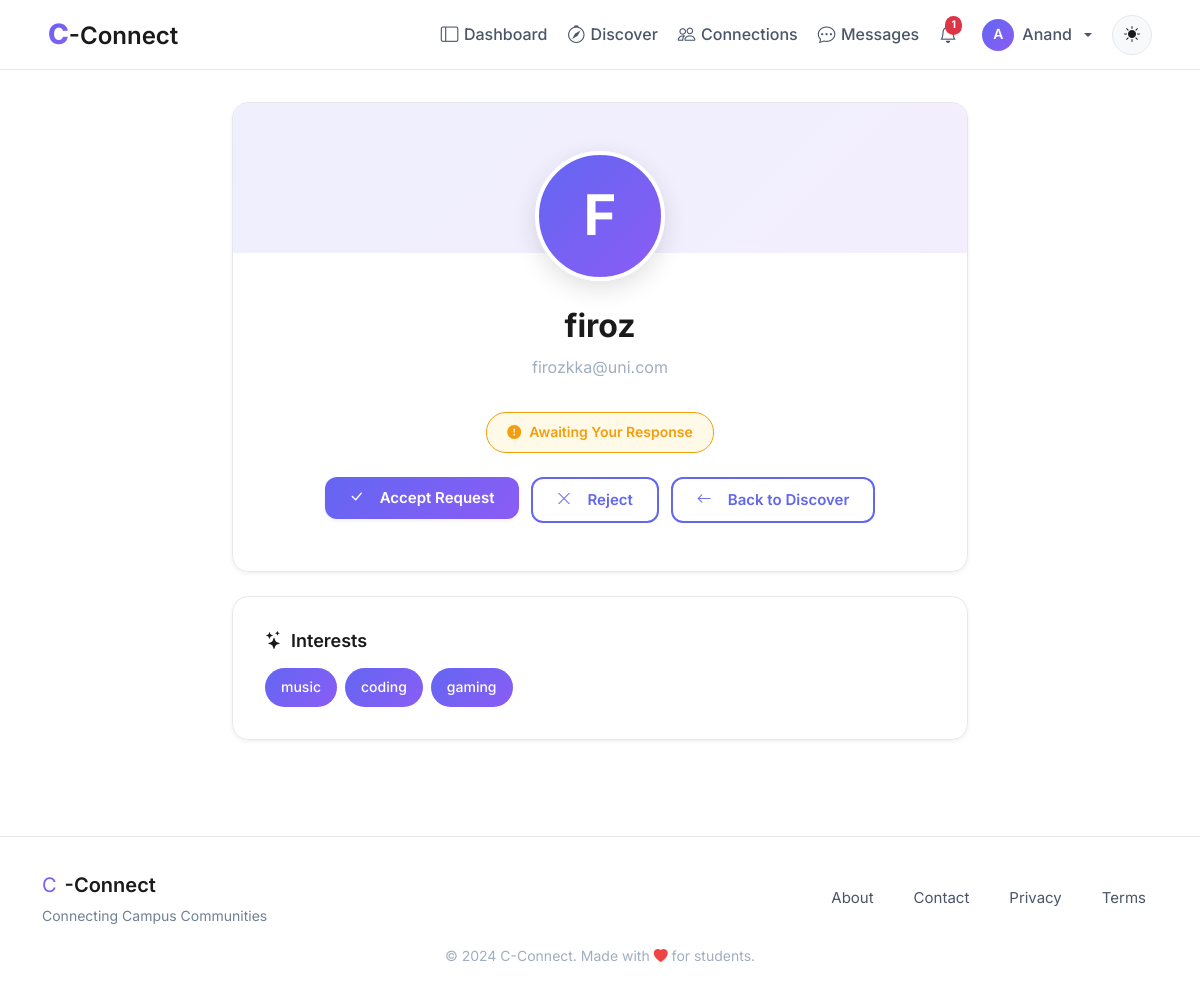
The page /user/20 (signed in) on the database its author committed.
### models.py (models this page shows, shortened)
class User(UserMixin, db.Model):
    id = db.Column(db.Integer, primary_key=True, autoincrement=True)  # Unique identifier
    username = db.Column(db.String(100), nullable=False)  # Name of the user (later can add this unique if needed)
    email = db.Column(db.String(120), nullable=False, unique=True)  # Email of the user
    password = db.Column(db.String(200), nullable=False)  # Passwords not hashed yet (done in setup_db.py)
    created_at = db.Column(db.DateTime, default=db.func.now())  # Timestamp of account creation
    last_login = db.Column(db.DateTime, nullable=True)  # Timestamp of last login
    pass

### blueprints/main/routes.py (the view)
@main.route("/user/<int:user_id>")
@login_required
def view_user_profile(user_id):
    if user_id <= 0 or user_id == current_user.id:
        return redirect(url_for("auth.profile"))
    user = User.query.get_or_404(user_id)
    profile = user.profile
    conn = Connection.query.filter(
        ((Connection.user_id == current_user.id) & (Connection.target_user_id == user_id)) |
        ((Connection.user_id == user_id) & (Connection.target_user_id == current_user.id))
    ).first()
    if current_user.id != user.id:
        try:
            last_visit = (
                ProfileVisit.query
                .filter_by(viewer_id=current_user.id, viewed_id=user.id)
                .order_by(ProfileVisit.timestamp.desc())
                .first()
            )
            if not last_visit or (datetime.now(timezone.utc) - last_visit.timestamp).total_seconds() > 1800: #30 minutes
                v = ProfileVisit(viewer_id=current_user.id, viewed_id=user.id)
                db.session.add(v)
                db.session.commit()
        except:
            db.session.rollback()
    return render_template(
        "main/user_profile.html",
        user=user,
        profile=profile,
        conn=conn
    )

### blueprints/main/templates/main/user_profile.html (shortened to what this page needs)
{% extends "base.html" %}
{% block body %}
<div class="profile-container">
    <div class="container">
        <div class="row justify-content-center">
            <div class="col-lg-8">
                <div class="profile-header-card glass-card animate-on-scroll">
                        <div class="profile-avatar user-avatar profile-avatar-large">
    <span class="avatar-fallback" style="display: none;">
        {{ user.username[0].upper() }}
    </span>
    </div>
                    <h1 class="profile-name">{{ user.username }}</h1>
                    <p class="profile-email">{{ user.email }}</p>
                    {% if conn %}
                        {% if conn.status == 'accepted' %}
                            <div class="connection-status status-connected">
                                <i class="bi bi-check-circle-fill"></i>
                                Connected
                            </div>
                        {% elif conn.status == 'pending' %}
                            {% if conn.user_id == current_user.id %}
                                <div class="connection-status status-pending">
                                    <i class="bi bi-clock-fill"></i>
                                    Request Pending
                                </div>
                            {% else %}
                                <div class="connection-status status-pending">
                                    <i class="bi bi-exclamation-circle-fill"></i>
                                    Awaiting Your Response
                                </div>
                            {% endif %}
                        {% endif %}
                    {% endif %}
                    <div class="action-buttons">
                        {% if conn is none %}
                            <form method="POST" action="{{ url_for('connections.connections_send', target_id=user.id) }}">
                                <input type="hidden" name="csrf_token" value="{{ csrf_token() }}">
                                <button class="btn btn-primary-custom">
                                    <i class="bi bi-person-plus me-2"></i>Send Connection Request
                                </button>
                            </form>
                        {% elif conn.status == 'pending' and conn.user_id == current_user.id %}
                            <button class="btn btn-outline-custom" disabled>
                                <i class="bi bi-clock me-2"></i>Request Pending
                            </button>
                        {% elif conn.status == 'pending' and conn.target_user_id == current_user.id %}
                            <form method="POST" action="{{ url_for('connections.connections_accept', conn_id=conn.id) }}">
                                <button class="btn btn-primary-custom">
                                    <i class="bi bi-check-lg me-2"></i>Accept Request
                                </button>
                            </form>
                            <form method="POST" action="{{ url_for('connections.connections_reject', conn_id=conn.id) }}">
                                <button class="btn btn-outline-custom">
                                    <i class="bi bi-x-lg me-2"></i>Reject
                                </button>
                            </form>
                        {% elif conn.status == 'accepted' %}
                            <button class="btn btn-outline-custom" disabled>
                                <i class="bi bi-check-circle me-2"></i>Connected
                            </button>
                        {% endif %}
                        <a href="{{ url_for('main.search_page') }}" class="btn btn-outline-custom">
                            <i class="bi bi-arrow-left me-2"></i>Back to Discover
                        </a>
                    </div>
                </div>
                <div class="profile-info-card glass-card animate-on-scroll mt-4">
                    {% if profile and profile.interests %}
                    <div class="info-section">
                        <h2 class="info-title">
                            <i class="bi bi-stars"></i>
                            Interests
                        </h2>
                        <div class="interests-list">
                            {% for interest in profile.interests %}
                                <span class="interest-badge">{{ interest }}</span>
                            {% endfor %}
                        </div>
                    </div>
                    {% endif %}
                </div>
            </div>
        </div>
    </div>
</div>
{% endblock %}

### templates/base.html (shortened to what this page needs)
<!DOCTYPE html>
<html lang="en">
<head>
    <link rel="stylesheet" href="https://cdn.jsdelivr.net/npm/bootstrap-icons@1.11.1/font/bootstrap-icons.css">
    <link href="https://cdn.jsdelivr.net/npm/bootstrap@5.3.2/dist/css/bootstrap.min.css" rel="stylesheet">
    <link rel="stylesheet" href="{{ url_for('static', filename='css/global.css') }}">
</head>
<body>
    <nav class="navbar navbar-expand-lg navbar-glass fixed-top">
        <div class="container-fluid px-lg-5 px-3">
            <a class="navbar-brand" href="{{ url_for('main.home') }}">
                <span class="brand-c">C</span><span class="brand-connect">-Connect</span>
            </a>
            <div class="collapse navbar-collapse" id="navbarNav">
                <ul class="navbar-nav ms-auto align-items-lg-center gap-1">
                    {% if current_user.is_authenticated %}
                        <li class="nav-item">
                            <a class="nav-link" href="{{ url_for('main.dashboard') }}">
                                <i class="bi bi-layout-sidebar"></i>Dashboard
                            </a>
                        </li>
                        <li class="nav-item">
                            <a class="nav-link" href="{{ url_for('main.search_page') }}">
                                <i class="bi bi-compass"></i>Discover
                            </a>
                        </li>
                        <li class="nav-item">
                            <a class="nav-link" href="{{ url_for('connections.connections_home') }}">
                                <i class="bi bi-people"></i>Connections
                            </a>
                        </li>
                        <li class="nav-item">
                            <a class="nav-link" href="{{ url_for('main.messages') }}">
                                <i class="bi bi-chat-dots"></i>Messages
                            </a>
                        </li>
                        <li class="nav-item position-relative">
                            <a class="nav-link" href="{{ url_for('notifications.notifications_list') }}">
                                <i class="bi bi-bell"></i>
                                {% set unread = current_user.notifications | selectattr("is_read", "equalto", False) | list %}
                                {% if unread|length > 0 %}
                                <span class="badge bg-danger rounded-pill">{{ unread|length }}</span>
                                {% endif %}
                            </a>
                        </li>
                        <li class="nav-item dropdown">
                            <a class="nav-link dropdown-toggle d-flex align-items-center gap-2" href="#" role="button" data-bs-toggle="dropdown">
                                <div style="width: 32px; height: 32px; border-radius: 50%; background: linear-gradient(135deg, var(--primary-color), var(--accent-color)); display: flex; align-items: center; justify-content: center; color: white; font-weight: 600; font-size: 0.875rem;">
                                    {{ current_user.username[0].upper() }}
                                </div>
                                <span class="d-none d-lg-inline">{{ current_user.username }}</span>
                            </a>
                        </li>
                    {% endif %}
                    <li class="nav-item ms-lg-2">
                        <button class="btn-theme-toggle" id="themeToggle" aria-label="Toggle theme">
                            <i class="bi bi-sun-fill" id="themeIcon"></i>
                        </button>
                    </li>
                </ul>
            </div>
        </div>
    </nav>
    <main class="main-content">
        {% block body %}{% endblock %}
    </main>
    <footer class="footer-glass">
        <div class="container">
            <div class="row align-items-center">
                <div class="col-md-6 text-center text-md-start mb-3 mb-md-0">
                    <div class="d-flex align-items-center justify-content-center justify-content-md-start gap-2">
                        <span class="brand-c" style="font-size: 1.25rem;">C</span>
                        <span class="brand-connect" style="font-size: 1.25rem;">-Connect</span>
                    </div>
                    <p class="footer-tagline mb-0">Connecting Campus Communities</p>
                </div>
                <div class="col-md-6">
                    <div class="d-flex justify-content-center justify-content-md-end gap-3 flex-wrap">
                        <a href="{{ url_for('main.about') }}" class="footer-link">About</a>
                        <a href="{{ url_for('main.contact') }}" class="footer-link">Contact</a>
                        <a href="#" class="footer-link">Privacy</a>
                        <a href="#" class="footer-link">Terms</a>
                    </div>
                </div>
            </div>
            <div class="row mt-3">
                <div class="col text-center">
                    <small class="text-muted">
                        &copy; 2024 C-Connect. Made with <i class="bi bi-heart-fill" style="color: var(--danger-color);"></i> for students.
                    </small>
                </div>
            </div>
        </div>
    </footer>
</body>
</html>

### rows shown on the page
User: username "A", username "Anand"
User: username "F", username "firoz", email "firozkka@uni.com"

### other values the page prints
{{ unread|length }} "1"
{{ interest }} "music" "coding" "gaming"
